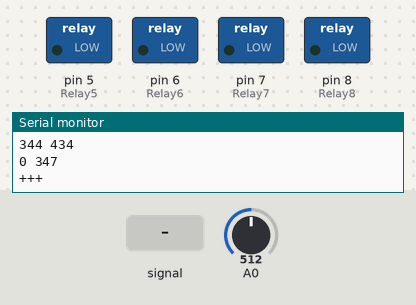
The sketch below on a simulated Arduino Uno, built with avr-gcc and run on an emulated ATmega328P. Parts: switched loads named in the sketch (green lamp = pin HIGH), the last lines printed to the serial monitor. Dashed ring = blinking. The inputs (shaded band) are chosen by the test bench; at power-on: A0 = 512.

Above: at 1.3 s.
1.4 s: A0 fed a 2 Hz sine of ±306 counts around its level
At 4.3 s:
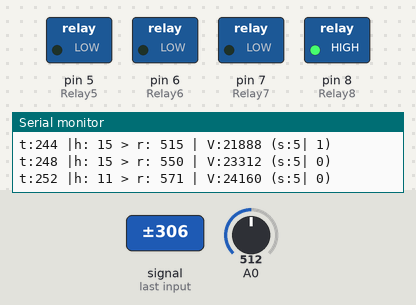
4.4 s: A0 set to 716
At 5.3 s:
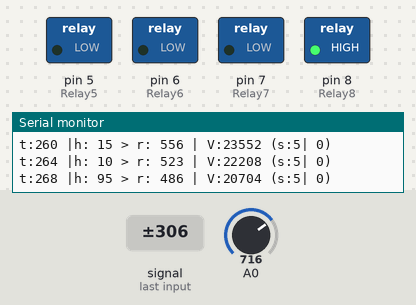
Timing chart, 0 to 7.4 s (numbered marks = the images above; inputs shaded):
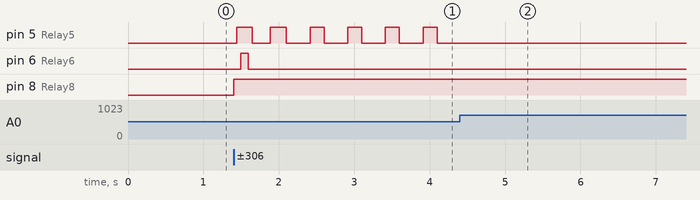

Measured:
- after the input at 1.4 s, pin 5 (Relay5): alternates HIGH for 0.19 s and LOW for 0.31 s, starting at once; pin 6 (Relay6): LOW → HIGH after 0.10 s, → LOW 0.10 s later; pin 8 (Relay8): LOW → HIGH at once
- after the input at 4.4 s, pin 5 (Relay5): stops changing and stays LOW

The sketch:

firmware.ino
```cpp
#define TEST 1
#include "main.hpp"
```

adc.hpp
```cpp
#pragma once

namespace adc {
  // разрядность АЦП
  constexpr uint16_t BITS = 10;
  constexpr uint16_t LEVELS = 1UL << BITS;
  constexpr uint16_t MAX_VALUE = LEVELS - 1;

  // Максимальное напряжение на АЦП в сантивольнах
  constexpr float VREF = 5.0;
  constexpr uint16_t VREF_cV = VREF * 100;

  constexpr float to_V(uint16_t input) {
    return VREF * input / MAX_VALUE;
  }

  // Пересчёт показаний АЦП в сантивольты на датчике
  constexpr uint16_t to_cV(uint16_t input) {
    return ((uint32_t)VREF_cV * input) / MAX_VALUE;
  }
}
```

hw.hpp
```cpp
#pragma once

#include "adc.hpp"
#include "transformer.hpp"

namespace hw {
  // допустимое отклонение +10% / -15%

  constexpr float OUTPUT_V_RMS_TARGET = 220; // amp 311
  constexpr float OUTPUT_V_RMS_MIN = OUTPUT_V_RMS_TARGET * 0.85;
  constexpr float OUTPUT_V_RMS_MAX = OUTPUT_V_RMS_TARGET * 1.1;

  constexpr uint16_t OUTPUT_cV_RMS_TARGET = OUTPUT_V_RMS_TARGET * 100; // amp 311
  constexpr uint16_t OUTPUT_cV_RMS_MIN = OUTPUT_V_RMS_MIN * 100;
  constexpr uint16_t OUTPUT_cV_RMS_MAX = OUTPUT_V_RMS_MAX * 100;


  constexpr float INPUT_V_RMS_MIN = tr::calc_input_voltage(OUTPUT_V_RMS_MIN, tr::k_in_default, tr::k_7);
  constexpr float INPUT_V_RMS_MAX = tr::calc_input_voltage(OUTPUT_V_RMS_MAX, tr::k_in_default, tr::k_4);

  constexpr uint16_t INPUT_cV_RMS_MIN = tr::calc_input_voltage(OUTPUT_cV_RMS_MIN, tr::k_in_default, tr::k_7);
  constexpr uint16_t INPUT_cV_RMS_MAX = tr::calc_input_voltage(OUTPUT_cV_RMS_MAX, tr::k_in_default, tr::k_4);

  /**
  | # |   k | amp | rms | rms|t |
  | - | --- | --- | --- | ----- |
  | 7 | 100 | 249 | 176 |   354 |
  | 6 |  90 | 276 | 195 |   394 |
  | 5 |  80 | 311 | 220 |   448 |
  | 4 |  65 | 382 | 270 |   554 |
  */

  constexpr float k_crit_hi = tr::calc_output_k(INPUT_V_RMS_MAX, OUTPUT_V_RMS_TARGET, tr::k_in_default);
  constexpr float k_crit_lo = tr::calc_output_k(INPUT_V_RMS_MIN, OUTPUT_V_RMS_TARGET, tr::k_in_default);

  constexpr float test_to_in_factor = tr::k_in_default / tr::test_k;

  // Падение на диоде выпрямления
  constexpr float diode_drop = 0.6;
  constexpr uint16_t diode_drop_cV = diode_drop * 100;

  // Характеристики делителm напряжения
  constexpr float R1 = 42000;
  constexpr float R2 = 10000;

  constexpr float divider_factor = R1 / R2 + 1;

  ////////////////////////////////////////////////////////////////////////////////

  // 311.00 [rms 220] -> 19.44 [rms 13.74] -> 18.83 [rms 13.31] -> 3.62 [rms 2.56] -> adc 740 [rms 524]

  // Пересчёт показаний АЦП в сантивольты на входе трансформатора
  constexpr float adc_to_V(uint16_t input) {
    if (input > 0) {
      return (
        adc::to_V(input) * divider_factor + diode_drop
      ) * test_to_in_factor
      ;
    } else {
      return 0;
    }
  }

  // Пересчёт сантивольтов на выходе трансформатора в показания АЦП
  constexpr uint16_t V_to_adc(float V) {
    if (V > 0) {
      return (V / test_to_in_factor - diode_drop) / divider_factor / adc::VREF * adc::MAX_VALUE;
    } else {
      return 0;
    }
  }

  // Коэффициенты для целочисленных вычислений
  constexpr uint16_t probe_to_divider_factor = (float)adc::VREF_cV * divider_factor * adc::LEVELS / adc::MAX_VALUE;
  constexpr uint16_t i_test_to_in_factor = test_to_in_factor;

  // Пересчёт показаний АЦП в сантивольты на входе трансформатора (целочисленный варианти)
  constexpr uint16_t adc_to_cV(uint16_t input) {
    if (input > 0) {
      return (
        (uint16_t)(
          ((uint32_t)input * probe_to_divider_factor) >> adc::BITS
        ) + diode_drop_cV
      ) * i_test_to_in_factor
      ;
    } else {
      return 0;
    }
  }

  // Пересчёт сантивольтов на выходе трансформатора в показания АЦП (целочисленный вариант)
  constexpr uint16_t cV_to_adc(uint16_t cV) {
    if (cV >0) {
      return (
        (uint32_t)(
          cV / i_test_to_in_factor - diode_drop_cV
        ) << adc::BITS
      ) / probe_to_divider_factor;
    } else {
      return 0;
    }
  }

}
```

transformer.hpp
```cpp
#pragma once

namespace tr {

  // Коэффициенты преобразования трансформатора (отводы)
  constexpr uint16_t k_7 = 100;
  constexpr uint16_t k_6 = 90;
  constexpr uint16_t k_5 = 80;
  constexpr uint16_t k_4 = 65;
  constexpr uint16_t k_3 = 6;
  constexpr uint16_t k_2 = 5;

  // Коэффициент входного напряжения
  constexpr uint16_t k_in_default = k_5;
  // Коэффициент для замера
  constexpr uint16_t test_k = k_2;

  // Расчет выходного напряжения
  constexpr float calc_output_voltage(float V_in, float k_in, float k_out) {
    return V_in * k_out / k_in;
  }

  // Расчет входного напряжения
  constexpr float calc_input_voltage(float V_out, float k_in, float k_out) {
    return V_out * k_in / k_out;
  }

  // Расчет коэффициента
  constexpr float calc_output_k(float V_in, float V_out, float k_in) {
    return V_out * k_in / V_in;
  }
}
```

main.hpp
```cpp
#include <stdint.h>
#include <Arduino.h>
#include <HardwareSerial.h>

#include "cfg/cfg.hpp"
#include "hw/hw.hpp"

#include "models/Periods.hpp"
#include "models/State.hpp"

constexpr uint8_t Relay5 = 5;
constexpr uint8_t Relay6 = 6;
constexpr uint8_t Relay7 = 7;
constexpr uint8_t Relay8 = 8;

int status;

void connect_to_4() {
  digitalWrite(Relay5, HIGH);
  digitalWrite(Relay6, HIGH);
  digitalWrite(Relay7, HIGH);
  digitalWrite(Relay8, HIGH);
  Serial.println("state 4");
  status = 4;
}

void connect_to_5() {
  digitalWrite(Relay5, LOW);
  digitalWrite(Relay6, LOW);
  digitalWrite(Relay7, LOW);
  digitalWrite(Relay8, HIGH);
  Serial.println("state 5");
  status = 5;
}

void connect_to_6() {
  digitalWrite(Relay5, HIGH);
  digitalWrite(Relay6, LOW);
  digitalWrite(Relay7, LOW);
  digitalWrite(Relay8, HIGH);
  Serial.println("state 6");
  status = 6;
}

void connect_to_7() {
  digitalWrite(Relay5, HIGH);
  digitalWrite(Relay6, HIGH);
  digitalWrite(Relay7, LOW);
  digitalWrite(Relay8, HIGH);
  Serial.println("state 7");
  status = 7;
}

void disconnect() {
  digitalWrite(Relay8, LOW);
  Serial.println("disconnect");
  status = 0;
}

State<uint16_t> state_hi{ cfg::adc_ranges[0], 0xFFFF, disconnect };

State<uint16_t> state_4{ cfg::adc_ranges[2], cfg::adc_ranges[1], connect_to_4 };
State<uint16_t> state_5{ cfg::adc_ranges[4], cfg::adc_ranges[3], connect_to_5 };
State<uint16_t> state_6{ cfg::adc_ranges[6], cfg::adc_ranges[5], connect_to_6 };
State<uint16_t> state_7{ cfg::adc_ranges[8], cfg::adc_ranges[7], connect_to_7 };

State<uint16_t> state_lo{ 0, cfg::adc_ranges[9], disconnect };

State<uint16_t> * current_state = &state_hi;

inline void link() {
    state_hi.below = &state_4;

    state_4.above = &state_hi;
    state_4.below = &state_5;

    state_5.above = &state_4;
    state_5.below = &state_6;

    state_6.above = &state_5;
    state_6.below = &state_7;

    state_7.above = &state_6;
    state_7.below = &state_lo;

    state_lo.above = &state_7;
};

void setup() {
  pinMode(Relay5, OUTPUT);
  pinMode(Relay6, OUTPUT);
  pinMode(Relay7, OUTPUT);
  pinMode(Relay8, OUTPUT);

  link();
  current_state->apply();

  Serial.begin(9600);
  Serial.println("\n===");
  Serial.println(__TIME__);

  // Serial.print("OUTPUT_cV_RMS_TARGET: ");
  // Serial.println(hw::OUTPUT_cV_RMS_TARGET);
  // Serial.print("OUTPUT_cV_RMS_MIN: ");
  // Serial.println(hw::OUTPUT_cV_RMS_MIN);
  // Serial.print("OUTPUT_cV_RMS_MAX: ");
  // Serial.println(hw::OUTPUT_cV_RMS_MAX);

  // Serial.print("INPUT_cV_RMS_MIN: ");
  // Serial.println(hw::INPUT_cV_RMS_MIN);
  // Serial.print("INPUT_cV_RMS_MAX: ");
  // Serial.println(hw::INPUT_cV_RMS_MAX);

  // Serial.print("k_crit_hi: ");
  // Serial.println(hw::k_crit_hi);
  // Serial.print("k_crit_lo: ");
  // Serial.println(hw::k_crit_lo);

  //  Serial.print("test_to_in_factor: ");
  //  Serial.println(hw::test_to_in_factor);

  //  Serial.print("diode_drop: ");
  //  Serial.println(hw::diode_drop);

  //  Serial.print("divider_factor: ");
  //  Serial.println(hw::divider_factor);

  // Serial.print("DELAY_MCS:");
  // Serial.println(DELAY_MCS);

  Serial.println("***");

  Serial.println(hw::adc_to_V(517)); //  (V) 221.06
  Serial.println(hw::adc_to_cV(517)); // (V) 22096
  Serial.println(hw::V_to_adc(220.0f)); // (adc) 517
  Serial.println(hw::cV_to_adc(22000)); // (adc) 517

  Serial.println("|---|");
  Serial.println(hw::adc_to_V(127)); //  (V)  61.24
  Serial.println(hw::adc_to_V(255)); //  (V) 113.30
  Serial.println(hw::adc_to_V(512)); //  (V) 217.80
  Serial.println(hw::adc_to_V(1023)); // (V) 425.60
  Serial.println("|*|");
  Serial.println(hw::adc_to_cV(127)); //  (V)  6112
  Serial.println(hw::adc_to_cV(255)); //  (V) 11312
  Serial.println(hw::adc_to_cV(512)); //  (V) 21776
  Serial.println(hw::adc_to_cV(1023)); // (V) 42544
  Serial.println("|-|");
  Serial.println(hw::V_to_adc(150.0f)); // (adc) 345
  Serial.println(hw::V_to_adc(230.0f)); // (adc) 541
  Serial.println(hw::V_to_adc(315.0f)); // (adc) 751
  Serial.println(hw::V_to_adc(425.0f)); // (adc) 1021
  Serial.println("|*|");
  Serial.println(hw::cV_to_adc(15000)); // (adc) 345
  Serial.println(hw::cV_to_adc(23000)); // (adc) 541
  Serial.println(hw::cV_to_adc(31500)); // (adc) 750
  Serial.println(hw::cV_to_adc(42500)); // (adc) 1021
  Serial.println("|---|");


  // Serial.println("t_k_tuples");
  // for (size_t i = 0; i < cfg::t_k_tuples.length; ++i) {
  //   Serial.print(cfg::t_k_tuples[i].a);
  //   Serial.print(" ");
  //   Serial.print(cfg::t_k_tuples[i].b);
  //   Serial.print(" ");
  //   Serial.print(cfg::t_k_tuples[i].part);
  //   Serial.println("");
  // }

  // Serial.println("t_k_ranges");
  // for (size_t i = 0; i < cfg::t_k_ranges.length; ++i) {
  //   Serial.println(cfg::t_k_ranges[i]);
  // }

  // Serial.println("cV_ranges");
  // for (size_t i = 0; i < cfg::cV_ranges.length; ++i) {
  //   Serial.println(cfg::cV_ranges[i]);
  // }

  // Serial.println("adc_ranges");
  // for (size_t i = 0; i < cfg::adc_ranges.length; ++i) {
  //   Serial.println((float)cfg::adc_ranges[i]);
  // }

  Serial.println("states");
  State<uint16_t> states[6] = { state_hi, state_4, state_5, state_6, state_7, state_lo };
  for(size_t i = 0; i < 6; i++) {
     Serial.print(states[i].lo);
     Serial.print(' ');
     Serial.print(states[i].hi);
     Serial.println(' ');
  }

  // 705 65535

  // 567 708

  // 482 579

  // 429 488

  // 344 434

  // 0 347


  Serial.println("+++");
}

Periods periods{};

char buffer[80];

uint16_t avg() {
  uint32_t sum = 0;
  size_t count = 0;
  for (size_t i = 0; i < RECORDS_DATA_SIZE; ++i) {
    if (periods.records.data[i].rms > 0) {
      sum += periods.records.data[i].rms;
      ++count;
    }
  }

  return sum / count;
}


void loop() {
  // Serial.print(".");
  uint16_t A0 = analogRead(A0);
  if (A0 > 0) {
    size_t head = periods.adc.head;
    if (periods.push(A0)) {
        uint16_t rms = avg();
        int8_t status_check = current_state->check(rms);
        if (status_check == 1) {
          current_state = current_state->above;
          current_state->apply();
        } else if (status_check == -1) {
          current_state = current_state->below;
          current_state->apply();
        }

        // sprintf(buffer, "t%3d : h %4d > pin=%4d | d=%3d | V=%3d", periods.ticks, head, rms, adc:to_cV(rms), adc_to_cV(rms));
        sprintf(buffer, "t:%3d |h:%3d > r:%4d | V:%3d (s:%1d|%2d)", periods.ticks, head, rms, hw::adc_to_cV(rms), status, status_check);
        Serial.println(buffer);
    }
  }
  delayMicroseconds(DELAY_MCS);
}
```

ArrayView.hpp
```cpp
#pragma once
#include <stddef.h>

template<typename T, size_t N>
struct ArrayView
{
    T data[N];
    static constexpr size_t length = N;

    constexpr ArrayView() : data{} {}

    // Копирование из C-массива
    // constexpr ArrayView(const T (&arr)[N]) : data{} {
    //     for (size_t i = 0; i < N; ++i) data[i] = arr[i];
    // }
    constexpr ArrayView(const T (&arr)[N]) : data(arr) {}

    constexpr T& operator[](size_t i) { return data[i]; }
    const constexpr T& operator[](size_t i) const { return data[i]; }

    template<typename T2, typename F>
    constexpr ArrayView<T2, N>map(F func) {
        ArrayView<T2, N> result{};

        for (size_t i = 0; i < this->length; ++i) {
            result[i] = func(data[i]);
        }

        return result;
    }
};
```

Period.hpp
```cpp
#pragma once
#include <stdint.h>

class Period {
public:
    uint16_t duration;
    uint16_t rms;

    constexpr Period() : duration(0), rms(0) {}
    constexpr Period(uint16_t duration, uint16_t rms) : duration(duration), rms(rms) {}
};
```

Periods.hpp
```cpp
#pragma once

#include "RingBuffer.hpp"
#include "Tick.hpp"
#include "Period.hpp"

constexpr uint8_t RING_SIZE_LOG2 = 8;
constexpr uint16_t PROBE_DATA_SIZE = 1UL << RING_SIZE_LOG2;

constexpr uint8_t RECORDS_SIZE_LOG2 = 4;
constexpr uint16_t RECORDS_DATA_SIZE = 1UL << RECORDS_SIZE_LOG2;

constexpr float FREQUENCY = 50;
constexpr float CYCLE_TIME = 1000000 / FREQUENCY;
constexpr uint16_t DELAY_MCS = CYCLE_TIME / PROBE_DATA_SIZE;

class Periods : public Tick {
private:
    uint16_t rms(const uint32_t* data, size_t length) {
        uint32_t sum = 0;
        for (size_t i = 0; i < length; i++) {
            sum += data[i];
        }
        return (uint16_t)(sqrt(sum / length));
    }

public:
    RingBuffer<uint32_t, RING_SIZE_LOG2> adc;
    RingBuffer<Period, RECORDS_SIZE_LOG2> records;

    uint32_t timestamp = 0;

    constexpr Periods(): timestamp(0) {}

    bool push(uint16_t value) {
        bool t = tick(value);
        uint16_t flip = ticks & 0b11;

        //////
        uint32_t data = (((uint32_t)value * value));
        /////

        if (t && flip == 0) {
            uint32_t now = millis();
            uint16_t duration = now - timestamp;
            timestamp = now;

            uint16_t rms = Periods::rms(adc.data, adc.head);

            records.push(Period(duration, rms));

            adc.rewind();
            adc.push(data);
            // raw.push(value);
            return true;
        } else {
            adc.push(data);
            // raw.push(value);
            return false;
        }
    }
};
```

RingBuffer.hpp
```cpp
#pragma once
#include <stddef.h>

template<typename T, size_t SizeLog2>
class RingBuffer {
public:
    static constexpr size_t capacity = 1UL << SizeLog2;
    static constexpr size_t mask = capacity - 1;

    T data[capacity]{};
    size_t head = 0;

    constexpr RingBuffer() = default;

    constexpr T& operator[](size_t i) { return data[i]; }
    const constexpr T& operator[](size_t i) const { return data[i]; }

    void push(const T& value) {
        data[head] = value;
        head = (head + 1) & mask;
    }

    void flush() {
        for (size_t i = 0; i < capacity; ++i) {
            data[i] = T{};
        }
        head = 0;
    }

    void rewind() {
        head = 0;
    }
};
```

State.hpp
```cpp
#pragma once

template<typename T>
class State {
public:
    const T lo;
    const T hi;

    State<T> * below = nullptr;
    State<T> * above = nullptr;

    typedef void (*func)();

    func apply;

    constexpr State(
        T lo, T hi, func apply
    ): lo(lo), hi(hi), apply(apply) {}

    int8_t check(T value) const {
        if (value < lo) return -1;
        if (value > hi) return 1;
        return 0;
    }
};
```

Tick.hpp
```cpp
#pragma once
#include <stdint.h>

class Tick {
public:
    uint16_t ticks = 0;

    uint16_t old = 0;
    uint16_t mid = 0;

    bool tick(uint16_t now) {
        if (
            // вариант для непрерывного замера, но не работает при дискретных замерах
            // (old < mid && mid > now)

            (old <= mid && mid > now) ||
            (old < mid && mid >= now)
        ) {
            old = mid;
            mid = now;
            ticks++;
            return true;
        } else {
            old = mid;
            mid = now;
            return false;
        }
    }
};
```

utils.hpp
```cpp
#pragma once
#include <stdint.h>
#include <stddef.h>

namespace utils {
    // Линейная интерполяция положения точки как процент от длины AB (0..1)
    constexpr float spacing(float a, float b, float part) {
        return a * (1 - part) + b * part;
    }

    constexpr uint16_t rms(const uint16_t* data, size_t length) {
        uint32_t sum = 0;
        for (size_t i = 0; i < length; i++) {
            sum += (uint32_t)data[i] * (uint32_t)data[i];
        }
        return (uint16_t) (sqrt(sum / length));
    }

}
```

cfg.hpp
```cpp
#pragma once
#include <stdint.h>

#include "../hw/hw.hpp"
#include "../utils/utils.hpp"
#include "../models/ArrayView.hpp"

namespace cfg {
  constexpr float shift = 0.05;
  constexpr float lpart = 0.5 - shift;
  constexpr float rpart = 0.5 + shift;

  struct TLineCfg { float a; float b; float part; };

  constexpr TLineCfg t_max = { hw::k_crit_hi, tr::k_4, 0 + shift };
  constexpr TLineCfg t_4_l = { hw::k_crit_hi, tr::k_4, 0 };
  constexpr TLineCfg t_4_h = { tr::k_4, tr::k_5, rpart };
  constexpr TLineCfg t_5_l = { tr::k_4, tr::k_5, lpart };
  constexpr TLineCfg t_5_h = { tr::k_5, tr::k_6, rpart };
  constexpr TLineCfg t_6_l = { tr::k_5, tr::k_6, lpart };
  constexpr TLineCfg t_6_h = { tr::k_6, tr::k_7, rpart };
  constexpr TLineCfg t_7_l = { tr::k_6, tr::k_7, lpart };
  constexpr TLineCfg t_7_h = { tr::k_7, hw::k_crit_lo, 1 };
  constexpr TLineCfg t_min = { tr::k_7, hw::k_crit_lo, 1 - shift };

  constexpr ArrayView<TLineCfg, 10> t_k_tuples{{
    t_max,
    t_4_l,
    t_4_h,
    t_5_l,
    t_5_h,
    t_6_l,
    t_6_h,
    t_7_l,
    t_7_h,
    t_min,
  }};

  constexpr float place(TLineCfg cfg) {
    return utils::spacing(cfg.a, cfg.b, cfg.part);
  };

  constexpr float get_input_V(float k_out) {
    return tr::calc_input_voltage(hw::OUTPUT_V_RMS_TARGET, tr::k_in_default, k_out);
  }

  // "Границы" диапазонов по коэффициентам отвода
  constexpr ArrayView<float, 10>t_k_ranges = t_k_tuples.map<float>(place);

  // Границы диапазонов в сантивольтах
  constexpr ArrayView<float, 10>V_ranges = t_k_ranges.map<float>(get_input_V);

  // Границы диапазонов в единицах АЦП
  constexpr ArrayView<uint16_t, 10>adc_ranges = V_ranges.map<uint16_t>(hw::V_to_adc);
}
```
